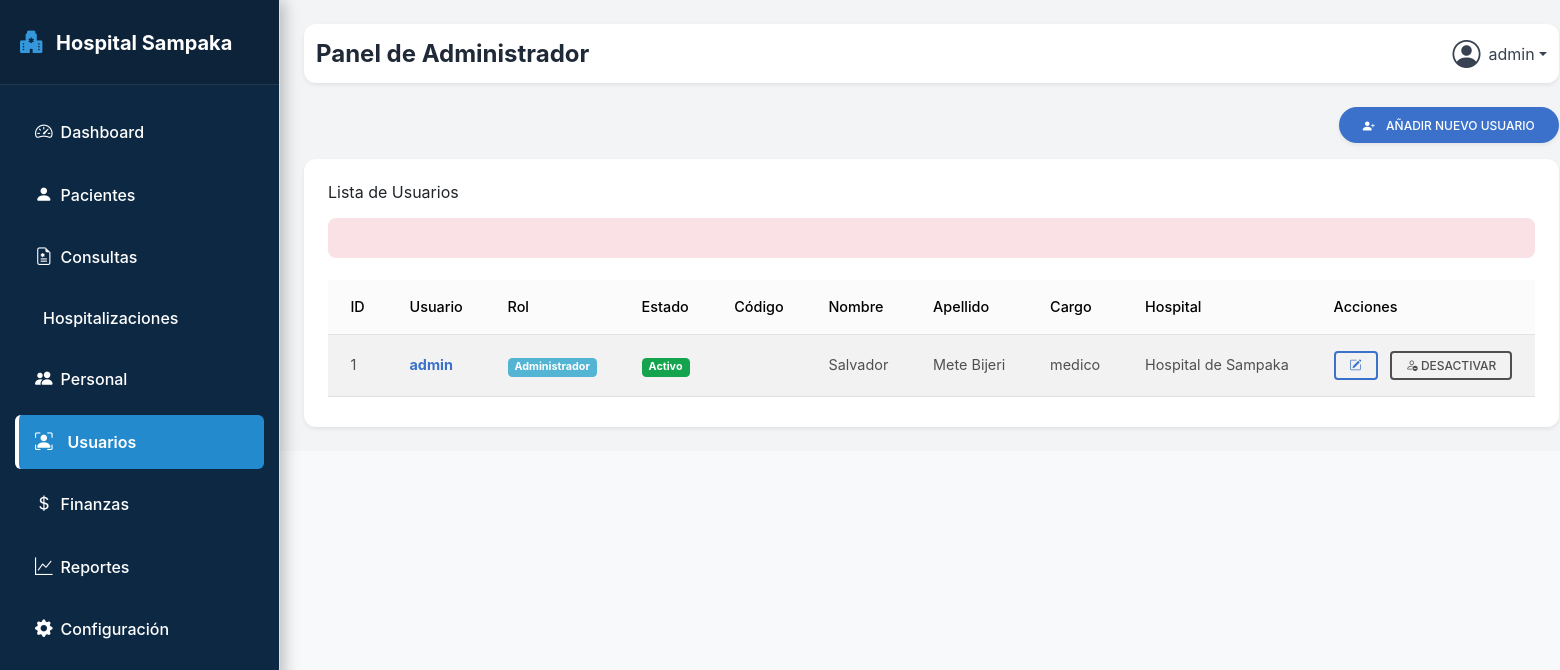
/administrador/usuarios.php (signed in), run on the app's committed database.
### tables this page shows
CREATE TABLE usuarios (
    id_usuario INT AUTO_INCREMENT PRIMARY KEY,
    id_personal INT,
    username VARCHAR(50) UNIQUE,
    password VARCHAR(255),  
    rol ENUM('Administrador','General','Urgencias','Farmaceutico','Laboratorio','Finanzas'),
    estado ENUM('Activo','Inactivo') DEFAULT 'Activo',
    FOREIGN KEY (id_personal) REFERENCES personal(id_personal)
);

CREATE TABLE personal (
    id_personal INT AUTO_INCREMENT PRIMARY KEY,
    id_hospital INT,
    nombre VARCHAR(100),
    apellido VARCHAR(100),
    especialidad VARCHAR(100),
    cargo VARCHAR(100),
    telefono VARCHAR(20),
    correo VARCHAR(150),
    direccion varchar(100),
    nivel_estudios varchar(150),
    nacionalidad varchar(150),
    codigo varchar(100),
    FOREIGN KEY (id_hospital) REFERENCES hospitales(id_hospital)
);

CREATE TABLE hospitales (
    id_hospital INT AUTO_INCREMENT PRIMARY KEY,
    nombre VARCHAR(150),
    distrito VARCHAR(100),
    categoria VARCHAR(50),
    direccion VARCHAR(200),
    telefono VARCHAR(20),
    logo VARCHAR(255)

);

### php/auth.php (called while the page is built, shortened)
<?php
$nombre_usuario    = $_SESSION['username'];
$usuario_rol       = $_SESSION['rol'];
?>

### administrador/usuarios.php (the view, shortened to what this page needs)
<?php
include_once '../componentes/header.php';
?>
<body>
    <div class="d-flex" id="wrapper">
        <?php include_once '../componentes/sidebar.php'; ?>
        <div id="content" class="p-4 bg-gray-100 flex-grow">
            <?php
            include_once '../componentes/barra_nav.php';
            ?>
            <div class="d-flex justify-content-end mb-3">
                <button class="btn btn-primary btn-rounded shadow-sm" data-bs-toggle="modal" data-bs-target="#modalRegistrarUsuario">
                    <i class="bi bi-person-plus-fill me-2"></i> Añadir Nuevo Usuario
                </button>
            </div>
            <div class="card shadow-sm rounded-xl">
                <div class="card-body">
                    <h5 class="card-title mb-3">Lista de Usuarios</h5>
                    <?php if (isset($_SESSION['error'])): ?>
                        <div class="alert alert-danger fade-msg"><?= $_SESSION['error']; ?></div>
                    <?php endif; ?>
                    <div class="table-responsive">
                        <?php
                        require_once "../config/conexion.php";
                        try {
                            $stmt = $pdo->query("
            SELECT u.id_usuario, u.username, u.rol, u.estado,
                   p.nombre, p.apellido, p.codigo, p.cargo, p.id_personal, h.nombre AS hospital
            FROM usuarios u
            INNER JOIN personal p ON u.id_personal = p.id_personal
            INNER JOIN hospitales h ON p.id_hospital = h.id_hospital
            ORDER BY u.id_usuario DESC
        ");
                            $usuarios = $stmt->fetchAll(PDO::FETCH_ASSOC);
                        } catch (PDOException $e) {
                            echo "<tr><td colspan='10' class='text-danger'>Error al cargar usuarios: " . $e->getMessage() . "</td></tr>";
                            exit;
                        }
                        ?>
                        <table id="tablaPacientes" class="table table-striped table-hover align-middle mb-0 nowrap" style="width:100%">
                            <thead class="table-light">
                                <tr>
                                    <th>ID</th>
                                    <th>Usuario</th>
                                    <th>Rol</th>
                                    <th>Estado</th>
                                    <th>Código</th>
                                    <th>Nombre</th>
                                    <th>Apellido</th>
                                    <th>Cargo</th>
                                    <th>Hospital</th>
                                    <th>Acciones</th>
                                </tr>
                            </thead>
                            <tbody>
                                <?php if (count($usuarios) > 0): ?>
                                    <?php foreach ($usuarios as $u): ?>
                                        <tr>
                                            <td><?= htmlspecialchars($u['id_usuario']) ?></td>
                                            <td><span class="fw-bold text-primary"><?= htmlspecialchars($u['username']) ?></span></td>
                                            <td><span class="badge bg-info"><?= htmlspecialchars($u['rol']) ?></span></td>
                                            <td>
                                                <?php if ($u['estado'] == "Activo"): ?>
                                                    <span class="badge bg-success">Activo</span>
                                                <?php else: ?>
                                                    <span class="badge bg-secondary">Inactivo</span>
                                                <?php endif; ?>
                                            </td>
                                            <td><?= htmlspecialchars($u['codigo']) ?></td>
                                            <td><?= htmlspecialchars($u['nombre']) ?></td>
                                            <td><?= htmlspecialchars($u['apellido']) ?></td>
                                            <td><?= htmlspecialchars($u['cargo']) ?></td>
                                            <td><?= htmlspecialchars($u['hospital']) ?></td>
                                            <td>
                                                <button
                                                    class="btn btn-sm btn-outline-primary me-2"
                                                    data-bs-toggle="modal"
                                                    data-bs-target="#modalEditarUsuario"
                                                    data-id="<?= $u['id_usuario'] ?>"
                                                    data-username="<?= htmlspecialchars($u['username']) ?>"
                                                    data-id_personal="<?= htmlspecialchars($u['id_personal']) ?>"
                                                    data-rol="<?= htmlspecialchars($u['rol']) ?>"
                                                    data-estado="<?= htmlspecialchars($u['estado']) ?>"
                                                    data-nombre="<?= htmlspecialchars($u['nombre']) ?>"
                                                    data-apellido="<?= htmlspecialchars($u['apellido']) ?>">
                                                    <i class="bi bi-pencil-square"></i>
                                                </button>
                                                <button
                                                    class="btn btn-sm btn-outline-toggle btnEstadoUsuario"
                                                    data-id="<?= $u['id_usuario'] ?>"
                                                    data-nombre="<?= htmlspecialchars($u['nombre'] . ' ' . $u['apellido']) ?>"
                                                    data-estado="<?= $u['estado'] ?>">
                                                    <i class="bi bi-person-dash"></i> <?= $u['estado'] === 'Activo' ? 'Desactivar' : 'Activar' ?>
                                                </button>
                                            </td>
                                        </tr>
                                    <?php endforeach; ?>
                                <?php else: ?>
                                    <tr>
                                        <td colspan="10" class="text-center text-muted">No hay usuarios registrados</td>
                                    </tr>
                                <?php endif; ?>
                            </tbody>
                        </table>
                    </div>
                </div>
            </div>
        </div>
    </div>
    <?php
    include_once '../componentes/footer.php';
    ?>

### componentes/header.php (shortened to what this page needs)
<?php
include_once '../php/auth.php';
?>
<!DOCTYPE html>
<html lang="es">
<head>
    <link href="../css/bootstrap.min.css" rel="stylesheet">
    <link rel="stylesheet" href="https://cdn.jsdelivr.net/npm/bootstrap-icons@1.11.3/font/bootstrap-icons.min.css">
    <link rel="stylesheet" href="../css/bootstrap-icons.min.css">
    <link rel="stylesheet" href="../css/dataTables.bootstrap5.min.css" />
    <link rel="stylesheet" href="../css/buttons.bootstrap5.min.css" />
    <link rel="stylesheet" href="../css/responsive.bootstrap5.min.css" />
    <link href="../css/mdb.min.css" rel="stylesheet" />
    <script src="https://cdn.tailwindcss.com"></script>
</head>

### componentes/sidebar.php
<div class="border-end" id="sidebar">
    <?php
    $current_page = $_SERVER['PHP_SELF'];
    function get_active_class($link_file, $current_page)
    {
        $current_file = basename($current_page);
        if ($current_file === $link_file) {
            return 'active';
        }
        return '';
    }
    ?>
    <div class="sidebar-heading border-bottom p-3">
        <i class="bi bi-hospital-fill me-2 text-xl"></i>
        <span class="fs-5 fw-bold">Hospital Sampaka</span>
    </div>
    <div class="list-group list-group-flush p-3">
        <a href="index.php" class="nav-link text-white
            <?php echo get_active_class('index.php', $current_page); ?> p-3 rounded-xl mb-2">
            <i class="bi bi-speedometer2 me-2"></i> Dashboard
        </a>
        <a href="pacientes.php" class="nav-link text-white
            <?php echo get_active_class('pacientes.php', $current_page); ?> p-3 rounded-xl mb-2">
            <i class="bi bi-person-fill me-2"></i> Pacientes
        </a>
        <a href="consultas.php" class="nav-link text-white
            <?php echo get_active_class('consultas.php', $current_page); ?> p-3 rounded-xl mb-2">
            <i class="bi bi-file-earmark-medical me-2"></i> Consultas
        </a>
        <a href="hospitalizaciones.php" class="nav-link text-white
            <?php echo get_active_class('hospitalizaciones.php', $current_page); ?> p-3 rounded-xl mb-2">
            <i class="bi bi-bed-fill me-2"></i> Hospitalizaciones
        </a>
        <a href="personal.php" class="nav-link text-white
            <?php echo get_active_class('personal.php', $current_page); ?> p-3 rounded-xl mb-2">
            <i class="bi bi-people-fill me-2"></i> Personal
        </a>
        <a href="usuarios.php" class="nav-link text-white
            <?php echo get_active_class('usuarios.php', $current_page); ?> p-3 rounded-xl mb-2">
            <i class="bi bi-person-bounding-box"></i> Usuarios
        </a>
        <a href="finanzas.php" class="nav-link text-white
            <?php echo get_active_class('finanzas.php', $current_page); ?> p- rounded-xl mb-2">
            <i class="bi bi-currency-dollar me-2"></i> Finanzas
        </a>
        <a href="reportes.php" class="nav-link text-white
            <?php echo get_active_class('reportes.php', $current_page); ?> p-3 rounded-xl mb-2">
            <i class="bi bi-graph-up me-2"></i> Reportes
        </a>
        <a href="auditoria.php" class="nav-link text-white
            <?php echo get_active_class('auditoria.php', $current_page); ?> p-3 rounded-xl mb-2">
            <i class="bi bi-gear-fill me-2"></i> Configuración
        </a>
    </div>
</div>

### componentes/barra_nav.php (shortened to what this page needs)
<nav class="navbar navbar-expand-lg navbar-light bg-white mb-4 rounded-xl shadow-sm">
    <div class="container-fluid">
        <h1 class="text-xl md:text-2xl font-bold text-gray-800">Panel de <?php echo htmlspecialchars($usuario_rol); ?></h1>
        <div class="dropdown">
            <a class="d-flex align-items-center text-decoration-none dropdown-toggle text-gray-700" href="#" id="navbarDropdown" role="button" data-bs-toggle="dropdown" aria-expanded="false">
                <i class="bi bi-person-circle fs-3 me-2"></i>
                <span class="d-none d-md-inline"><?php echo htmlspecialchars($nombre_usuario); ?></span>
            </a>
        </div>
    </div>
</nav>

### componentes/footer.php (shortened to what this page needs)
</body>
</html>

### componentes/header.php (style rules this page uses)
body { font-family: 'Inter', sans-serif; background-color: #f8f9fa; color: #34495e; line-height: 1.6; overflow-x: hidden; }
#sidebar { width: 280px; min-height: 100vh; background: #0d2843; color: white; transition: width 0.3s ease, left 0.3s ease; position: fixed; left: 0; top: 0; box-shadow: 4px 0 15px rgba(0, 0, 0, 0.25); z-index: 1050; padding-top: 0; }
.sidebar-heading { background-color: #0c233a; padding: 24px 20px !important; margin-bottom: 20px; font-size: 1.5rem; font-weight: 700; color: #ffffff; border-bottom: 1px solid rgba(255, 255, 255, 0.1) !important; }
.sidebar-heading i { color: #3498db; font-size: 1.4rem; }
.list-group-flush { padding: 0 15px !important; }
#sidebar .nav-link { color: #c0cff0; padding: 14px 20px !important; border-radius: 6px !important; margin-bottom: 4px; display: flex; align-items: center; font-weight: 500; transition: background-color 0.2s ease, color 0.2s ease, transform 0.2s ease; text-decoration: none; }
#sidebar .nav-link i { margin-right: 15px; font-size: 1.1rem; }
#sidebar .nav-link.active { background-color: #248aceff !important; color: white !important; font-weight: 600; transform: none; border-left: 4px solid #ffffff; padding-left: 16px !important; }
#sidebar .nav-link.active i { color: white !important; }
#content { flex-grow: 1; margin-left: 280px; padding: 30px; transition: margin-left 0.3s ease; }

### data on the page
usuarios: id_usuario "1", username "admin", rol "Administrador", estado "Activo", id_personal.nombre "Salvador", id_personal.apellido "Mete Bijeri", id_personal.cargo "medico", hospitales.nombre "Hospital de Sampaka"

### other printed values
$usuario_rol "Administrador"
$nombre_usuario "admin"
